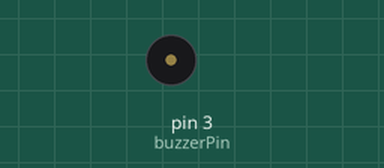
A sketch run on a simulated Arduino Uno, built with avr-gcc and run on an emulated ATmega328P. Shown: buzzer (waves = sounding).

Above: at 0.1 s.
Timing chart, 0 to 40.0 s (numbered marks = the images above):
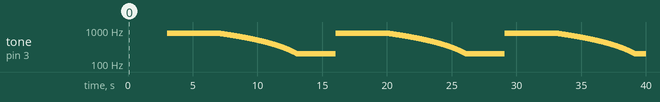

Measured:
- by itself, tone on pin 3 (buzzerPin): plays 800 Hz for 4.0 s, 799 Hz for 0.01 s, 798 Hz for 0.01 s, 797 Hz for 0.01 s, 796 Hz for 0.01 s, 795 Hz for 0.01 s … (1803 notes in this stretch)

The sketch:

alarm.ino
```cpp
/*******************************************/
const int buzzerPin = 3;//the buzzer pin attach to
int fre;//set the variable to store the frequence value
/*******************************************/
void setup()
{
  pinMode(buzzerPin,OUTPUT);
}
/*******************************************/
void loop()
{
  for(int i = 200;i <= 800;i++)   //frequence loop from 200 to 800
  {
    tone(3,i);   //turn the buzzer on
    delay(5);    //wait for 5 milliseconds
  }
  delay(4000);   //wait for 4 seconds on highest frequence
  for(int i = 800;i >= 200;i--)//frequence loop from 800 downto 200
  {
    tone(3,i);
    delay(10);
  }
}
```
